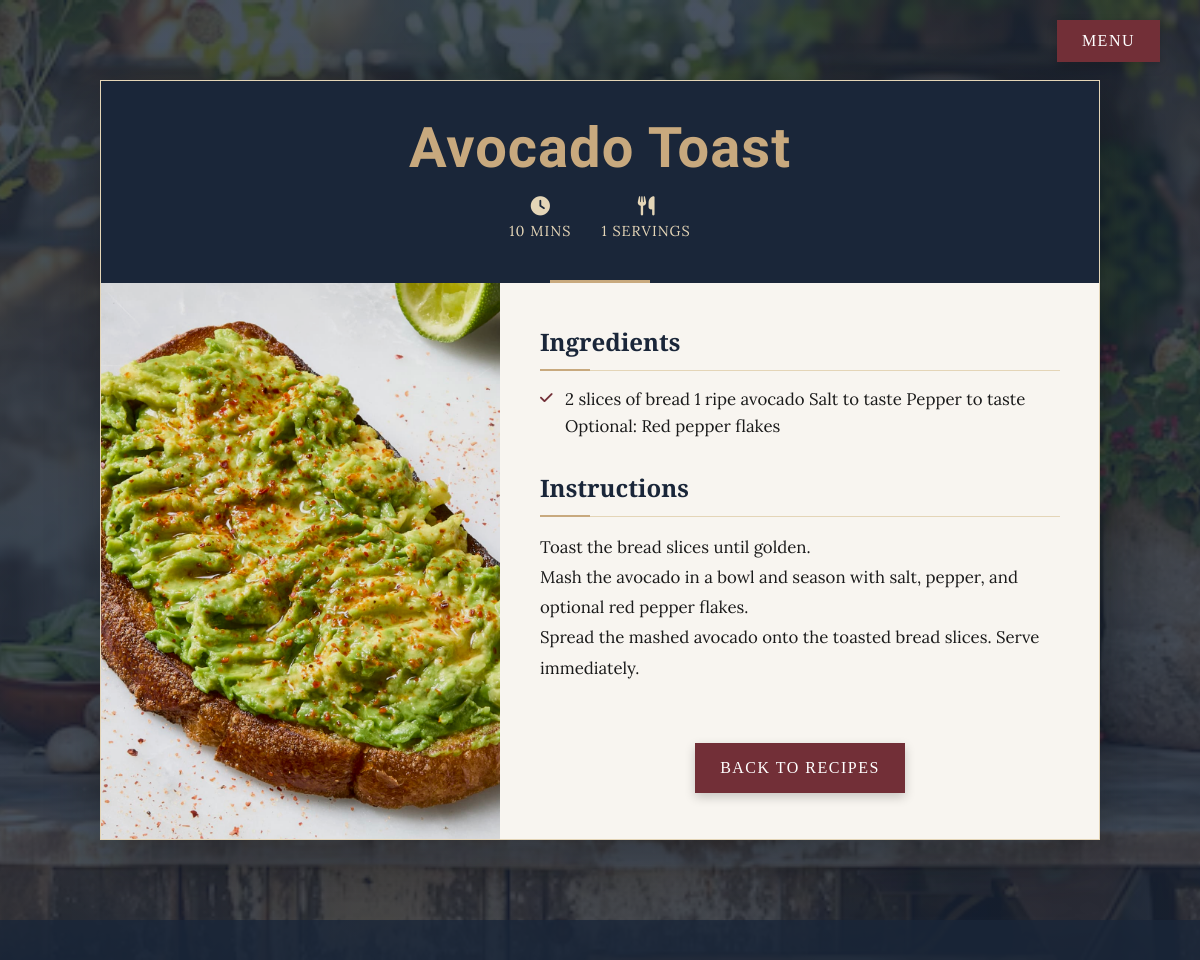
The page /recipes/2/ on the database its author committed.
### recipes/models.py (models this page shows)
class Recipe(models.Model):
    name = models.CharField(max_length=100)
    ingredients = models.TextField()
    instructions = models.TextField()
    cooking_time = models.PositiveIntegerField()
    serving_size = models.PositiveIntegerField()
    image = models.ImageField(upload_to="recipes/")
    category = models.CharField(
        max_length=50,
        choices=[
            ("main", "Main Course"),
            ("dessert", "Dessert"),
            ("appetizer", "Appetizer"),
        ],
    )

### recipes/views.py (the view)
# urls.py: path('recipes/<int:recipe_id>/', recipe_detail, name='recipe_detail'),
def recipe_detail(request, recipe_id):
    recipe = get_object_or_404(Recipe, id=recipe_id)
    return render(request, 'recipes/recipe_detail.html', {'recipe': recipe})

### recipes/templates/recipes/recipe_detail.html (shortened to what this page needs)
{% load static %}
<!DOCTYPE html>
<html lang="en">
<head>
    <link rel="stylesheet" href="https://cdnjs.cloudflare.com/ajax/libs/font-awesome/6.1.1/css/all.min.css">
</head>
<body>
    <div class="navbar">
        <div class="dropdown">
            <button class="dropdown-button">Menu</button>
        </div>
    </div>
    <div class="main-content">
        <div class="recipe-card">
            <div class="recipe-header">
                <h1 class="recipe-title">{{ recipe.name }}</h1>
                <div class="recipe-meta">
                    {% if recipe.cooking_time %}
                    <div class="recipe-meta-item">
                        <i class="fas fa-clock recipe-meta-icon"></i>
                        <span class="recipe-meta-text">{{ recipe.cooking_time }} mins</span>
                    </div>
                    {% endif %}
                    {% if recipe.serving_size %}
                    <div class="recipe-meta-item">
                        <i class="fas fa-utensils recipe-meta-icon"></i>
                        <span class="recipe-meta-text">{{ recipe.serving_size }} servings</span>
                    </div>
                    {% endif %}
                </div>
            </div>
            <div class="recipe-grid">
                <div class="recipe-image-container">
                    <img src="{{ recipe.image.url }}" alt="{{ recipe.name }}" class="recipe-image">
                </div>
                <div class="recipe-content">
                    <div class="recipe-section">
                        <h2 class="recipe-section-title">Ingredients</h2>
                        <ul class="ingredients-list">
                            {% for ingredient in recipe.ingredients_list %}
                            <li>{{ ingredient }}</li>
                            {% empty %}
                            <li>{{ recipe.ingredients }}</li>
                            {% endfor %}
                        </ul>
                    </div>
                    <div class="recipe-section">
                        <h2 class="recipe-section-title">Instructions</h2>
                        {% if recipe.instructions_list %}
                        <ol class="instructions-list">
                            {% for step in recipe.instructions_list %}
                            <li>{{ step }}</li>
                            {% endfor %}
                        </ol>
                        {% else %}
                        <p class="instructions-text">{{ recipe.instructions }}</p>
                        {% endif %}
                    </div>
                    <div class="back-button-container">
                        <a href="{% url 'recipes:recipe_list' %}" class="back-button">Back to Recipes</a>
                    </div>
                </div>
            </div>
        </div>
    </div>
    <footer class="footer">
    </footer>
</body>
</html>

### rows shown on the page
Recipe: name "Avocado Toast", cooking_time "10", serving_size "1", image (picture), ingredients "2 slices of bread 1 ripe avocado Salt to taste Pepper to taste Optional: Red pepper flakes", instructions "Toast the bread slices until golden. Mash the avocado in a bowl and season with salt, pepper, and optional red pepper flakes. Spread the mashed avocado onto the toasted bread slices. Serve immediately."
